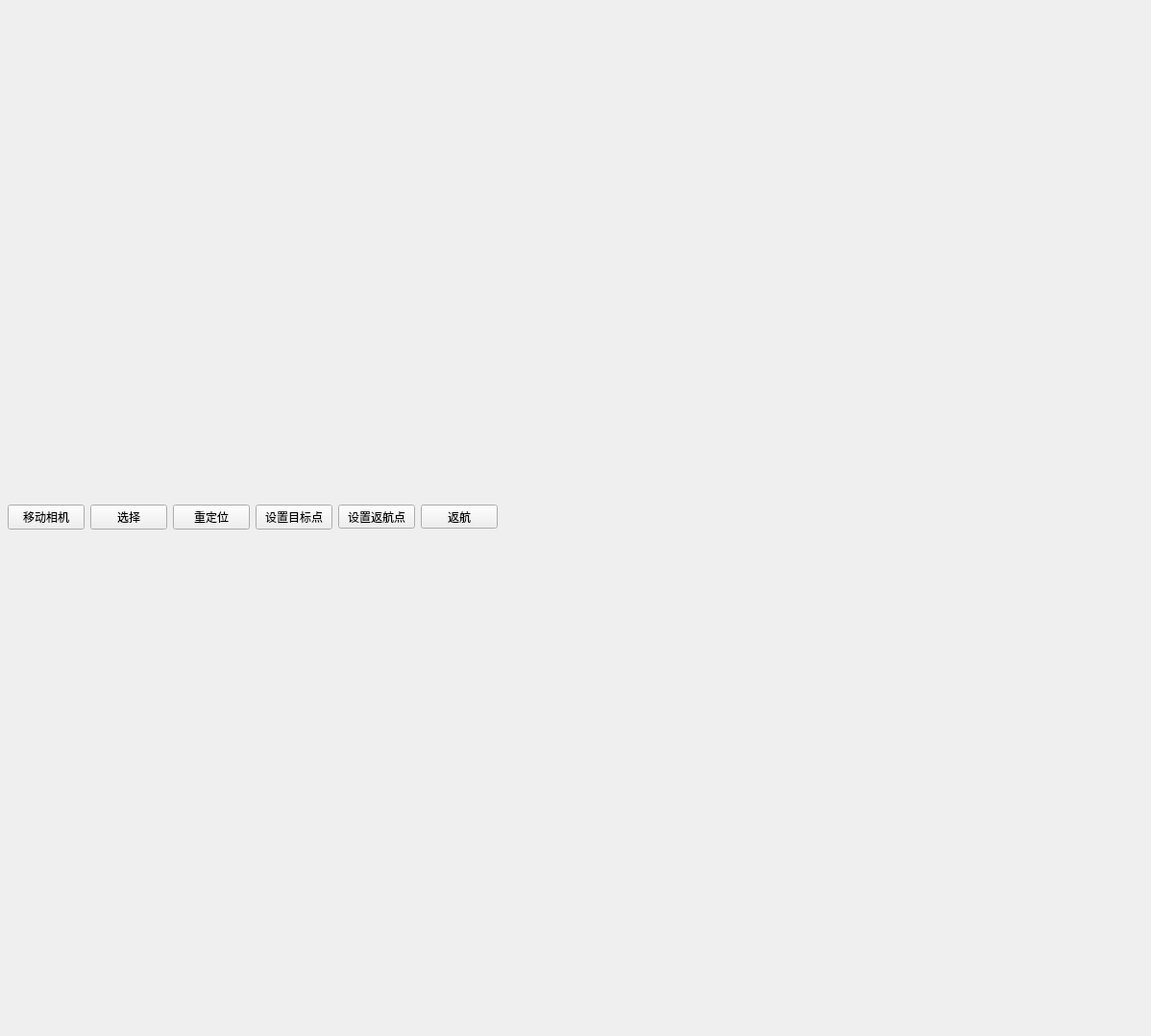
          <widget class="QWidget" name="tab_3">
           <attribute name="title">
            <string>rviz</string>
           </attribute>
           <widget class="QWidget" name="layoutWidget">
            <property name="geometry">
             <rect>
              <x>8</x>
              <y>8</y>
              <width>1181</width>
              <height>1061</height>
             </rect>
            </property>
            <layout class="QVBoxLayout" name="verticalLayout_14">
             <item>
              <layout class="QHBoxLayout" name="horizontalLayout_11">
               <item>
                <widget class="QPushButton" name="move_camera_btn">
                 <property name="text">
                  <string>移动相机</string>
                 </property>
                 <property name="icon">
                  <iconset resource="../resources/images.qrc">
                   <normaloff>:/images/rotate_cam.svg</normaloff>:/images/rotate_cam.svg</iconset>
                 </property>
                </widget>
               </item>
               <item>
                <widget class="QPushButton" name="set_select_btn">
                 <property name="text">
                  <string>选择</string>
                 </property>
                 <property name="icon">
                  <iconset resource="../resources/images.qrc">
                   <normaloff>:/images/classes/Select.png</normaloff>:/images/classes/Select.png</iconset>
                 </property>
                </widget>
               </item>
               <item>
                <widget class="QPushButton" name="set_pos_btn">
                 <property name="maximumSize">
                  <size>
                   <width>16777215</width>
                   <height>16777215</height>
                  </size>
                 </property>
                 <property name="text">
                  <string>重定位</string>
                 </property>
                 <property name="icon">
                  <iconset resource="../resources/images.qrc">
                   <normaloff>:/images/classes/SetInitialPose.png</normaloff>:/images/classes/SetInitialPose.png</iconset>
                 </property>
                </widget>
               </item>
               <item>
                <widget class="QPushButton" name="set_goal_btn">
                 <property name="text">
                  <string>设置目标点</string>
                 </property>
                 <property name="icon">
                  <iconset resource="../resources/images.qrc">
                   <normaloff>:/images/classes/SetGoal.png</normaloff>:/images/classes/SetGoal.png</iconset>
                 </property>
                </widget>
               </item>
               <item>
                <widget class="QPushButton" name="set_return_btn">
                 <property name="maximumSize">
                  <size>
                   <width>16777215</width>
                   <height>25</height>
                  </size>
                 </property>
                 <property name="text">
                  <string>设置返航点</string>
                 </property>
                 <property name="icon">
                  <iconset resource="../resources/images.qrc">
                   <normaloff>:/images/set_return.png</normaloff>:/images/set_return.png</iconset>
                 </property>
                </widget>
               </item>
               <item>
                <widget class="QPushButton" name="return_btn">
                 <property name="maximumSize">
                  <size>
                   <width>16777215</width>
                   <height>25</height>
                  </size>
                 </property>
                 <property name="text">
                  <string>返航</string>
                 </property>
                 <property name="icon">
                  <iconset resource="../resources/images.qrc">
                   <normaloff>:/images/return.png</normaloff>:/images/return.png</iconset>
                 </property>
                </widget>
               </item>
               <item>
                <spacer name="horizontalSpacer_2">
                 <property name="orientation">
                  <enum>Qt::Horizontal</enum>
                 </property>
                 <property name="sizeHint" stdset="0">
                  <size>
                   <width>40</width>
                   <height>20</height>
                  </size>
                 </property>
                </spacer>
               </item>
              </layout>
             </item>
             <item>
              <layout class="QVBoxLayout" name="verticalLayout_build_map"/>
             </item>
            </layout>
           </widget>
          </widget>
